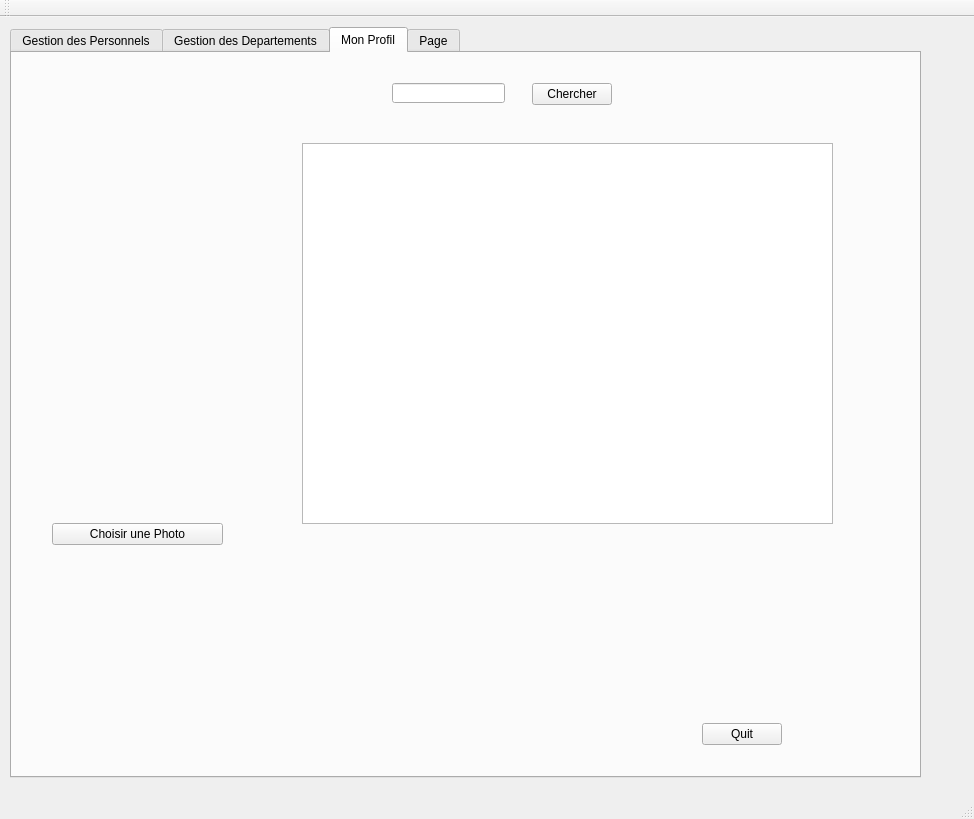
<?xml version="1.0" encoding="UTF-8"?>
<ui version="4.0">
 <class>MainWindow</class>
 <widget class="QMainWindow" name="MainWindow">
  <property name="geometry">
   <rect>
    <x>0</x>
    <y>0</y>
    <width>974</width>
    <height>819</height>
   </rect>
  </property>
  <property name="windowTitle">
   <string>Gestion des étudiants</string>
  </property>
  <widget class="QWidget" name="centralWidget">
   <widget class="QTabWidget" name="tabetudiant_3">
    <property name="geometry">
     <rect>
      <x>10</x>
      <y>10</y>
      <width>911</width>
      <height>751</height>
     </rect>
    </property>
    <property name="maximumSize">
     <size>
      <width>911</width>
      <height>751</height>
     </size>
    </property>
    <property name="currentIndex">
     <number>2</number>
    </property>
    <widget class="QWidget" name="tab_4">
     <attribute name="title">
      <string>Gestion des Personnels</string>
     </attribute>
     <widget class="QTabWidget" name="tabWidget">
      <property name="geometry">
       <rect>
        <x>0</x>
        <y>10</y>
        <width>1031</width>
        <height>821</height>
       </rect>
      </property>
      <property name="maximumSize">
       <size>
        <width>1031</width>
        <height>16777215</height>
       </size>
      </property>
      <property name="currentIndex">
       <number>4</number>
      </property>
      <widget class="QWidget" name="tab">
       <attribute name="title">
        <string>Ajouter un Personnel</string>
       </attribute>
       <widget class="QLabel" name="label">
        <property name="geometry">
         <rect>
          <x>20</x>
          <y>40</y>
          <width>101</width>
          <height>16</height>
         </rect>
        </property>
        <property name="text">
         <string>Numero Personnel</string>
        </property>
       </widget>
       <widget class="QLabel" name="label_2">
        <property name="geometry">
         <rect>
          <x>20</x>
          <y>90</y>
          <width>91</width>
          <height>16</height>
         </rect>
        </property>
        <property name="text">
         <string>Nom</string>
        </property>
       </widget>
       <widget class="QLabel" name="label_3">
        <property name="geometry">
         <rect>
          <x>20</x>
          <y>150</y>
          <width>47</width>
          <height>13</height>
         </rect>
        </property>
        <property name="text">
         <string>Fonction</string>
        </property>
       </widget>
       <widget class="QLineEdit" name="lineEdit_id">
        <property name="geometry">
         <rect>
          <x>130</x>
          <y>40</y>
          <width>181</width>
          <height>21</height>
         </rect>
        </property>
       </widget>
       <widget class="QLineEdit" name="lineEdit_nom">
        <property name="geometry">
         <rect>
          <x>130</x>
          <y>90</y>
          <width>181</width>
          <height>21</height>
         </rect>
        </property>
       </widget>
       <widget class="QLineEdit" name="lineEdit_prenom">
        <property name="geometry">
         <rect>
          <x>130</x>
          <y>150</y>
          <width>181</width>
          <height>21</height>
         </rect>
        </property>
       </widget>
       <widget class="QPushButton" name="pb_ajouter">
        <property name="geometry">
         <rect>
          <x>170</x>
          <y>360</y>
          <width>75</width>
          <height>23</height>
         </rect>
        </property>
        <property name="text">
         <string>Ajouter</string>
        </property>
       </widget>
       <widget class="QLineEdit" name="lineEdit_Salaire">
        <property name="geometry">
         <rect>
          <x>130</x>
          <y>210</y>
          <width>181</width>
          <height>21</height>
         </rect>
        </property>
       </widget>
       <widget class="QLineEdit" name="lineEdit_Chef">
        <property name="geometry">
         <rect>
          <x>130</x>
          <y>280</y>
          <width>181</width>
          <height>21</height>
         </rect>
        </property>
       </widget>
       <widget class="QLabel" name="label_5">
        <property name="geometry">
         <rect>
          <x>20</x>
          <y>210</y>
          <width>81</width>
          <height>20</height>
         </rect>
        </property>
        <property name="text">
         <string>Salaire</string>
        </property>
       </widget>
       <widget class="QLabel" name="label_6">
        <property name="geometry">
         <rect>
          <x>20</x>
          <y>280</y>
          <width>81</width>
          <height>20</height>
         </rect>
        </property>
        <property name="text">
         <string>Chef</string>
        </property>
       </widget>
       <widget class="QPushButton" name="quit_4">
        <property name="geometry">
         <rect>
          <x>760</x>
          <y>650</y>
          <width>80</width>
          <height>22</height>
         </rect>
        </property>
        <property name="text">
         <string>Quit</string>
        </property>
       </widget>
       <widget class="QPushButton" name="bien">
        <property name="geometry">
         <rect>
          <x>140</x>
          <y>550</y>
          <width>591</width>
          <height>51</height>
         </rect>
        </property>
        <property name="text">
         <string>Bienvenue</string>
        </property>
       </widget>
      </widget>
      <widget class="QWidget" name="tab_2">
       <attribute name="title">
        <string>Afficher les Personnels</string>
       </attribute>
       <widget class="QTableView" name="tabetudiant">
        <property name="geometry">
         <rect>
          <x>10</x>
          <y>10</y>
          <width>821</width>
          <height>521</height>
         </rect>
        </property>
       </widget>
       <widget class="QPushButton" name="quit_5">
        <property name="geometry">
         <rect>
          <x>690</x>
          <y>610</y>
          <width>80</width>
          <height>22</height>
         </rect>
        </property>
        <property name="text">
         <string>Quit</string>
        </property>
       </widget>
      </widget>
      <widget class="QWidget" name="tab_3">
       <attribute name="title">
        <string>Supprimer un Personnel</string>
       </attribute>
       <widget class="QLineEdit" name="lineEdit_id_2">
        <property name="geometry">
         <rect>
          <x>260</x>
          <y>170</y>
          <width>141</width>
          <height>20</height>
         </rect>
        </property>
       </widget>
       <widget class="QLabel" name="label_4">
        <property name="geometry">
         <rect>
          <x>300</x>
          <y>100</y>
          <width>281</width>
          <height>41</height>
         </rect>
        </property>
        <property name="text">
         <string>NumP</string>
        </property>
       </widget>
       <widget class="QPushButton" name="pb_supprimer">
        <property name="geometry">
         <rect>
          <x>220</x>
          <y>270</y>
          <width>241</width>
          <height>23</height>
         </rect>
        </property>
        <property name="text">
         <string>Supprimer</string>
        </property>
       </widget>
       <widget class="QPushButton" name="quit_6">
        <property name="geometry">
         <rect>
          <x>790</x>
          <y>620</y>
          <width>80</width>
          <height>22</height>
         </rect>
        </property>
        <property name="text">
         <string>Quit</string>
        </property>
       </widget>
      </widget>
      <widget class="QWidget" name="tab_12">
       <attribute name="title">
        <string>Modifier un Personnel</string>
       </attribute>
       <widget class="QLineEdit" name="lineEdit_Fonction">
        <property name="geometry">
         <rect>
          <x>130</x>
          <y>30</y>
          <width>113</width>
          <height>20</height>
         </rect>
        </property>
       </widget>
       <widget class="QLabel" name="label_17">
        <property name="geometry">
         <rect>
          <x>20</x>
          <y>30</y>
          <width>61</width>
          <height>16</height>
         </rect>
        </property>
        <property name="text">
         <string>NumP</string>
        </property>
       </widget>
       <widget class="QPushButton" name="modifierr">
        <property name="geometry">
         <rect>
          <x>150</x>
          <y>150</y>
          <width>75</width>
          <height>23</height>
         </rect>
        </property>
        <property name="text">
         <string>Modifier</string>
        </property>
       </widget>
       <widget class="QLineEdit" name="lineEdit_salaire">
        <property name="geometry">
         <rect>
          <x>130</x>
          <y>80</y>
          <width>113</width>
          <height>20</height>
         </rect>
        </property>
       </widget>
       <widget class="QLabel" name="label_16">
        <property name="geometry">
         <rect>
          <x>20</x>
          <y>80</y>
          <width>101</width>
          <height>16</height>
         </rect>
        </property>
        <property name="text">
         <string>Nouveau Salaire</string>
        </property>
       </widget>
       <widget class="QPushButton" name="quit_7">
        <property name="geometry">
         <rect>
          <x>730</x>
          <y>590</y>
          <width>80</width>
          <height>22</height>
         </rect>
        </property>
        <property name="text">
         <string>Quit</string>
        </property>
       </widget>
      </widget>
      <widget class="QWidget" name="tab_19">
       <attribute name="title">
        <string>Chercher un Personnel</string>
       </attribute>
       <widget class="QPushButton" name="quit">
        <property name="geometry">
         <rect>
          <x>700</x>
          <y>630</y>
          <width>80</width>
          <height>22</height>
         </rect>
        </property>
        <property name="text">
         <string>Quit</string>
        </property>
       </widget>
      </widget>
     </widget>
    </widget>
    <widget class="QWidget" name="tab_5">
     <attribute name="title">
      <string>Gestion des Departements</string>
     </attribute>
     <widget class="QTabWidget" name="tabWidget_3">
      <property name="geometry">
       <rect>
        <x>0</x>
        <y>0</y>
        <width>1041</width>
        <height>741</height>
       </rect>
      </property>
      <property name="currentIndex">
       <number>0</number>
      </property>
      <widget class="QWidget" name="tab_6">
       <attribute name="title">
        <string>Ajouter un Departements</string>
       </attribute>
       <widget class="QLabel" name="label_7">
        <property name="geometry">
         <rect>
          <x>20</x>
          <y>30</y>
          <width>111</width>
          <height>20</height>
         </rect>
        </property>
        <property name="text">
         <string>Numero Departement</string>
        </property>
       </widget>
       <widget class="QLabel" name="label_8">
        <property name="geometry">
         <rect>
          <x>20</x>
          <y>90</y>
          <width>101</width>
          <height>16</height>
         </rect>
        </property>
        <property name="text">
         <string>Emplacement</string>
        </property>
       </widget>
       <widget class="QLabel" name="label_9">
        <property name="geometry">
         <rect>
          <x>20</x>
          <y>150</y>
          <width>111</width>
          <height>16</height>
         </rect>
        </property>
        <property name="text">
         <string>Nombre de personnel</string>
        </property>
       </widget>
       <widget class="QLineEdit" name="lineEdit_id_3">
        <property name="geometry">
         <rect>
          <x>130</x>
          <y>30</y>
          <width>113</width>
          <height>20</height>
         </rect>
        </property>
       </widget>
       <widget class="QLineEdit" name="lineEdit_nom_2">
        <property name="geometry">
         <rect>
          <x>130</x>
          <y>90</y>
          <width>113</width>
          <height>20</height>
         </rect>
        </property>
       </widget>
       <widget class="QLineEdit" name="lineEdit_prenom_2">
        <property name="geometry">
         <rect>
          <x>130</x>
          <y>150</y>
          <width>113</width>
          <height>20</height>
         </rect>
        </property>
       </widget>
       <widget class="QPushButton" name="pb_ajouter_2">
        <property name="geometry">
         <rect>
          <x>280</x>
          <y>170</y>
          <width>75</width>
          <height>23</height>
         </rect>
        </property>
        <property name="text">
         <string>Ajouter</string>
        </property>
       </widget>
      </widget>
      <widget class="QWidget" name="tab_7">
       <attribute name="title">
        <string>Afficher les Departements</string>
       </attribute>
       <widget class="QTableView" name="tabetudiant_2">
        <property name="geometry">
         <rect>
          <x>10</x>
          <y>10</y>
          <width>1061</width>
          <height>711</height>
         </rect>
        </property>
       </widget>
      </widget>
      <widget class="QWidget" name="tab_8">
       <attribute name="title">
        <string>Supprimer un Departement</string>
       </attribute>
       <widget class="QLineEdit" name="lineEdit_id_4">
        <property name="geometry">
         <rect>
          <x>140</x>
          <y>30</y>
          <width>113</width>
          <height>20</height>
         </rect>
        </property>
       </widget>
       <widget class="QLabel" name="label_12">
        <property name="geometry">
         <rect>
          <x>20</x>
          <y>30</y>
          <width>61</width>
          <height>16</height>
         </rect>
        </property>
        <property name="text">
         <string>Numero Departement</string>
        </property>
       </widget>
       <widget class="QPushButton" name="pb_supprimer_2">
        <property name="geometry">
         <rect>
          <x>240</x>
          <y>140</y>
          <width>75</width>
          <height>23</height>
         </rect>
        </property>
        <property name="text">
         <string>Supprimer</string>
        </property>
       </widget>
      </widget>
      <widget class="QWidget" name="widget">
       <attribute name="title">
        <string>Chercher un Personnel</string>
       </attribute>
      </widget>
      <widget class="QWidget" name="tab_13">
       <attribute name="title">
        <string>Modifer un Département</string>
       </attribute>
      </widget>
     </widget>
     <widget class="QPushButton" name="quit_2">
      <property name="geometry">
       <rect>
        <x>780</x>
        <y>710</y>
        <width>80</width>
        <height>22</height>
       </rect>
      </property>
      <property name="text">
       <string>Quit</string>
      </property>
     </widget>
    </widget>
    <widget class="QWidget" name="tab_9">
     <attribute name="title">
      <string>Mon Profil</string>
     </attribute>
     <widget class="QPushButton" name="upload">
      <property name="geometry">
       <rect>
        <x>40</x>
        <y>470</y>
        <width>171</width>
        <height>22</height>
       </rect>
      </property>
      <property name="text">
       <string>Choisir une Photo</string>
      </property>
     </widget>
     <widget class="QLabel" name="uploaded">
      <property name="geometry">
       <rect>
        <x>20</x>
        <y>120</y>
        <width>211</width>
        <height>321</height>
       </rect>
      </property>
      <property name="text">
       <string/>
      </property>
     </widget>
     <widget class="QLineEdit" name="chercher_line">
      <property name="geometry">
       <rect>
        <x>380</x>
        <y>30</y>
        <width>113</width>
        <height>20</height>
       </rect>
      </property>
     </widget>
     <widget class="QPushButton" name="chercher1">
      <property name="geometry">
       <rect>
        <x>520</x>
        <y>30</y>
        <width>80</width>
        <height>22</height>
       </rect>
      </property>
      <property name="text">
       <string>Chercher</string>
      </property>
     </widget>
     <widget class="QTableView" name="tabetudiant_4">
      <property name="geometry">
       <rect>
        <x>290</x>
        <y>90</y>
        <width>531</width>
        <height>381</height>
       </rect>
      </property>
     </widget>
     <widget class="QPushButton" name="quit_3">
      <property name="geometry">
       <rect>
        <x>690</x>
        <y>670</y>
        <width>80</width>
        <height>22</height>
       </rect>
      </property>
      <property name="text">
       <string>Quit</string>
      </property>
     </widget>
    </widget>
    <widget class="QWidget" name="tab_10">
     <attribute name="title">
      <string>Page</string>
     </attribute>
     <widget class="QLabel" name="pic">
      <property name="geometry">
       <rect>
        <x>200</x>
        <y>140</y>
        <width>281</width>
        <height>271</height>
       </rect>
      </property>
      <property name="text">
       <string>TextLabel</string>
      </property>
     </widget>
     <widget class="QScrollArea" name="scrollArea">
      <property name="geometry">
       <rect>
        <x>90</x>
        <y>150</y>
        <width>561</width>
        <height>361</height>
       </rect>
      </property>
      <property name="widgetResizable">
       <bool>true</bool>
      </property>
      <widget class="QWidget" name="scrollAreaWidgetContents">
       <property name="geometry">
        <rect>
         <x>0</x>
         <y>0</y>
         <width>559</width>
         <height>359</height>
        </rect>
       </property>
      </widget>
     </widget>
     <widget class="QPushButton" name="bb">
      <property name="geometry">
       <rect>
        <x>280</x>
        <y>80</y>
        <width>80</width>
        <height>22</height>
       </rect>
      </property>
      <property name="text">
       <string>PushButton</string>
      </property>
     </widget>
    </widget>
   </widget>
  </widget>
  <widget class="QMenuBar" name="menuBar">
   <property name="geometry">
    <rect>
     <x>0</x>
     <y>0</y>
     <width>974</width>
     <height>21</height>
    </rect>
   </property>
  </widget>
  <widget class="QToolBar" name="mainToolBar">
   <attribute name="toolBarArea">
    <enum>TopToolBarArea</enum>
   </attribute>
   <attribute name="toolBarBreak">
    <bool>false</bool>
   </attribute>
  </widget>
  <widget class="QStatusBar" name="statusBar"/>
 </widget>
 <layoutdefault spacing="6" margin="11"/>
 <resources/>
 <connections/>
</ui>
